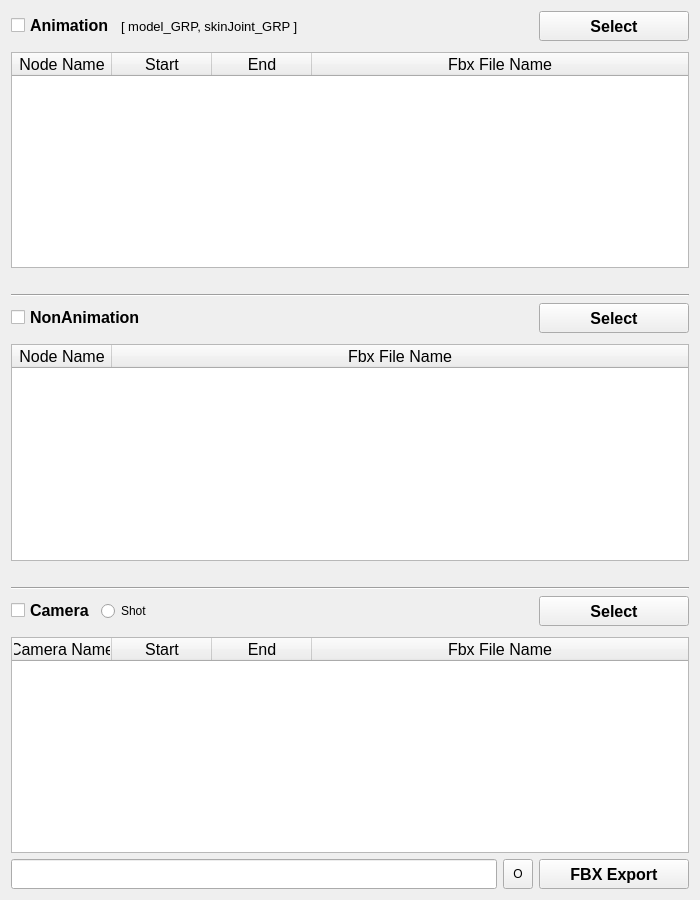
<?xml version="1.0" encoding="UTF-8"?>
<ui version="4.0">
 <class>Form</class>
 <widget class="QWidget" name="Form">
  <property name="enabled">
   <bool>true</bool>
  </property>
  <property name="geometry">
   <rect>
    <x>0</x>
    <y>0</y>
    <width>700</width>
    <height>900</height>
   </rect>
  </property>
  <property name="windowTitle">
   <string>Unreal Fbx Export (Character, Camera)</string>
  </property>
  <layout class="QGridLayout" name="gridLayout">
   <item row="0" column="0">
    <layout class="QVBoxLayout" name="verticalLayout_3">
     <item>
      <layout class="QVBoxLayout" name="verticalLayout">
       <item>
        <layout class="QHBoxLayout" name="horizontalLayout">
         <item>
          <widget class="QCheckBox" name="animation_ck">
           <property name="font">
            <font>
             <pointsize>12</pointsize>
             <weight>75</weight>
             <bold>true</bold>
            </font>
           </property>
           <property name="text">
            <string>Animation</string>
           </property>
          </widget>
         </item>
         <item>
          <widget class="QLabel" name="label">
           <property name="font">
            <font>
             <pointsize>10</pointsize>
             <italic>false</italic>
            </font>
           </property>
           <property name="text">
            <string>[ model_GRP, skinJoint_GRP ]</string>
           </property>
          </widget>
         </item>
         <item>
          <spacer name="horizontalSpacer_3">
           <property name="orientation">
            <enum>Qt::Horizontal</enum>
           </property>
           <property name="sizeHint" stdset="0">
            <size>
             <width>40</width>
             <height>20</height>
            </size>
           </property>
          </spacer>
         </item>
         <item>
          <widget class="QPushButton" name="animation_selbtn">
           <property name="minimumSize">
            <size>
             <width>150</width>
             <height>30</height>
            </size>
           </property>
           <property name="font">
            <font>
             <pointsize>12</pointsize>
             <weight>75</weight>
             <bold>true</bold>
            </font>
           </property>
           <property name="text">
            <string>Select</string>
           </property>
          </widget>
         </item>
        </layout>
       </item>
       <item>
        <spacer name="verticalSpacer">
         <property name="orientation">
          <enum>Qt::Vertical</enum>
         </property>
         <property name="sizeType">
          <enum>QSizePolicy::Fixed</enum>
         </property>
         <property name="sizeHint" stdset="0">
          <size>
           <width>20</width>
           <height>5</height>
          </size>
         </property>
        </spacer>
       </item>
       <item>
        <widget class="QTreeWidget" name="animation_tree">
         <column>
          <property name="text">
           <string>Node Name</string>
          </property>
          <property name="font">
           <font>
            <pointsize>12</pointsize>
           </font>
          </property>
          <property name="textAlignment">
           <set>AlignHCenter|AlignVCenter|AlignCenter</set>
          </property>
         </column>
         <column>
          <property name="text">
           <string>Start</string>
          </property>
          <property name="font">
           <font>
            <pointsize>12</pointsize>
           </font>
          </property>
          <property name="textAlignment">
           <set>AlignHCenter|AlignVCenter|AlignCenter</set>
          </property>
         </column>
         <column>
          <property name="text">
           <string>End</string>
          </property>
          <property name="font">
           <font>
            <pointsize>12</pointsize>
           </font>
          </property>
          <property name="textAlignment">
           <set>AlignHCenter|AlignVCenter|AlignCenter</set>
          </property>
         </column>
         <column>
          <property name="text">
           <string>Fbx File Name</string>
          </property>
          <property name="font">
           <font>
            <pointsize>12</pointsize>
           </font>
          </property>
          <property name="textAlignment">
           <set>AlignHCenter|AlignVCenter|AlignCenter</set>
          </property>
         </column>
        </widget>
       </item>
      </layout>
     </item>
     <item>
      <spacer name="verticalSpacer_3">
       <property name="orientation">
        <enum>Qt::Vertical</enum>
       </property>
       <property name="sizeType">
        <enum>QSizePolicy::Fixed</enum>
       </property>
       <property name="sizeHint" stdset="0">
        <size>
         <width>20</width>
         <height>20</height>
        </size>
       </property>
      </spacer>
     </item>
     <item>
      <widget class="Line" name="line_2">
       <property name="orientation">
        <enum>Qt::Horizontal</enum>
       </property>
      </widget>
     </item>
     <item>
      <layout class="QVBoxLayout" name="verticalLayout_5">
       <item>
        <layout class="QHBoxLayout" name="horizontalLayout_5">
         <item>
          <widget class="QCheckBox" name="nonanimation_ck">
           <property name="font">
            <font>
             <pointsize>12</pointsize>
             <weight>75</weight>
             <bold>true</bold>
            </font>
           </property>
           <property name="text">
            <string>NonAnimation</string>
           </property>
          </widget>
         </item>
         <item>
          <spacer name="horizontalSpacer_7">
           <property name="orientation">
            <enum>Qt::Horizontal</enum>
           </property>
           <property name="sizeHint" stdset="0">
            <size>
             <width>40</width>
             <height>20</height>
            </size>
           </property>
          </spacer>
         </item>
         <item>
          <widget class="QPushButton" name="nonanimation_selbtn">
           <property name="minimumSize">
            <size>
             <width>150</width>
             <height>30</height>
            </size>
           </property>
           <property name="font">
            <font>
             <pointsize>12</pointsize>
             <weight>75</weight>
             <bold>true</bold>
            </font>
           </property>
           <property name="text">
            <string>Select</string>
           </property>
          </widget>
         </item>
        </layout>
       </item>
       <item>
        <spacer name="verticalSpacer_5">
         <property name="orientation">
          <enum>Qt::Vertical</enum>
         </property>
         <property name="sizeType">
          <enum>QSizePolicy::Fixed</enum>
         </property>
         <property name="sizeHint" stdset="0">
          <size>
           <width>20</width>
           <height>5</height>
          </size>
         </property>
        </spacer>
       </item>
       <item>
        <widget class="QTreeWidget" name="nonanimation_tree">
         <column>
          <property name="text">
           <string>Node Name</string>
          </property>
          <property name="font">
           <font>
            <pointsize>12</pointsize>
           </font>
          </property>
          <property name="textAlignment">
           <set>AlignHCenter|AlignVCenter|AlignCenter</set>
          </property>
         </column>
         <column>
          <property name="text">
           <string>Fbx File Name</string>
          </property>
          <property name="font">
           <font>
            <pointsize>12</pointsize>
           </font>
          </property>
          <property name="textAlignment">
           <set>AlignHCenter|AlignVCenter|AlignCenter</set>
          </property>
         </column>
        </widget>
       </item>
      </layout>
     </item>
     <item>
      <spacer name="verticalSpacer_6">
       <property name="orientation">
        <enum>Qt::Vertical</enum>
       </property>
       <property name="sizeType">
        <enum>QSizePolicy::Fixed</enum>
       </property>
       <property name="sizeHint" stdset="0">
        <size>
         <width>20</width>
         <height>20</height>
        </size>
       </property>
      </spacer>
     </item>
     <item>
      <widget class="Line" name="line">
       <property name="orientation">
        <enum>Qt::Horizontal</enum>
       </property>
      </widget>
     </item>
     <item>
      <layout class="QVBoxLayout" name="verticalLayout_2">
       <item>
        <layout class="QHBoxLayout" name="horizontalLayout_2">
         <item>
          <widget class="QCheckBox" name="camera_ck">
           <property name="font">
            <font>
             <pointsize>12</pointsize>
             <weight>75</weight>
             <bold>true</bold>
            </font>
           </property>
           <property name="text">
            <string>Camera</string>
           </property>
          </widget>
         </item>
         <item>
          <widget class="QRadioButton" name="shot_radio">
           <property name="text">
            <string>Shot</string>
           </property>
          </widget>
         </item>
         <item>
          <spacer name="horizontalSpacer_2">
           <property name="orientation">
            <enum>Qt::Horizontal</enum>
           </property>
           <property name="sizeHint" stdset="0">
            <size>
             <width>40</width>
             <height>20</height>
            </size>
           </property>
          </spacer>
         </item>
         <item>
          <widget class="QPushButton" name="camera_selbtn">
           <property name="minimumSize">
            <size>
             <width>150</width>
             <height>30</height>
            </size>
           </property>
           <property name="font">
            <font>
             <pointsize>12</pointsize>
             <weight>75</weight>
             <bold>true</bold>
            </font>
           </property>
           <property name="text">
            <string>Select</string>
           </property>
          </widget>
         </item>
        </layout>
       </item>
       <item>
        <spacer name="verticalSpacer_2">
         <property name="orientation">
          <enum>Qt::Vertical</enum>
         </property>
         <property name="sizeType">
          <enum>QSizePolicy::Fixed</enum>
         </property>
         <property name="sizeHint" stdset="0">
          <size>
           <width>20</width>
           <height>5</height>
          </size>
         </property>
        </spacer>
       </item>
       <item>
        <widget class="QTreeWidget" name="camera_tree">
         <property name="minimumSize">
          <size>
           <width>0</width>
           <height>0</height>
          </size>
         </property>
         <property name="maximumSize">
          <size>
           <width>16777215</width>
           <height>16777215</height>
          </size>
         </property>
         <column>
          <property name="text">
           <string>Camera Name</string>
          </property>
          <property name="font">
           <font>
            <pointsize>12</pointsize>
           </font>
          </property>
          <property name="textAlignment">
           <set>AlignHCenter|AlignVCenter|AlignCenter</set>
          </property>
         </column>
         <column>
          <property name="text">
           <string>Start</string>
          </property>
          <property name="font">
           <font>
            <pointsize>12</pointsize>
           </font>
          </property>
          <property name="textAlignment">
           <set>AlignHCenter|AlignVCenter|AlignCenter</set>
          </property>
         </column>
         <column>
          <property name="text">
           <string>End</string>
          </property>
          <property name="font">
           <font>
            <pointsize>12</pointsize>
           </font>
          </property>
          <property name="textAlignment">
           <set>AlignHCenter|AlignVCenter|AlignCenter</set>
          </property>
         </column>
         <column>
          <property name="text">
           <string>Fbx File Name</string>
          </property>
          <property name="font">
           <font>
            <pointsize>12</pointsize>
           </font>
          </property>
          <property name="textAlignment">
           <set>AlignHCenter|AlignVCenter|AlignCenter</set>
          </property>
         </column>
        </widget>
       </item>
      </layout>
     </item>
     <item>
      <layout class="QHBoxLayout" name="horizontalLayout_3">
       <item>
        <widget class="QLineEdit" name="dir_txt">
         <property name="minimumSize">
          <size>
           <width>0</width>
           <height>30</height>
          </size>
         </property>
        </widget>
       </item>
       <item>
        <widget class="QToolButton" name="open_btn">
         <property name="minimumSize">
          <size>
           <width>30</width>
           <height>30</height>
          </size>
         </property>
         <property name="text">
          <string>O</string>
         </property>
        </widget>
       </item>
       <item>
        <widget class="QPushButton" name="fbx_btn">
         <property name="minimumSize">
          <size>
           <width>150</width>
           <height>30</height>
          </size>
         </property>
         <property name="font">
          <font>
           <pointsize>12</pointsize>
           <weight>75</weight>
           <bold>true</bold>
          </font>
         </property>
         <property name="text">
          <string>FBX Export</string>
         </property>
        </widget>
       </item>
      </layout>
     </item>
    </layout>
   </item>
  </layout>
 </widget>
 <resources/>
 <connections/>
</ui>
